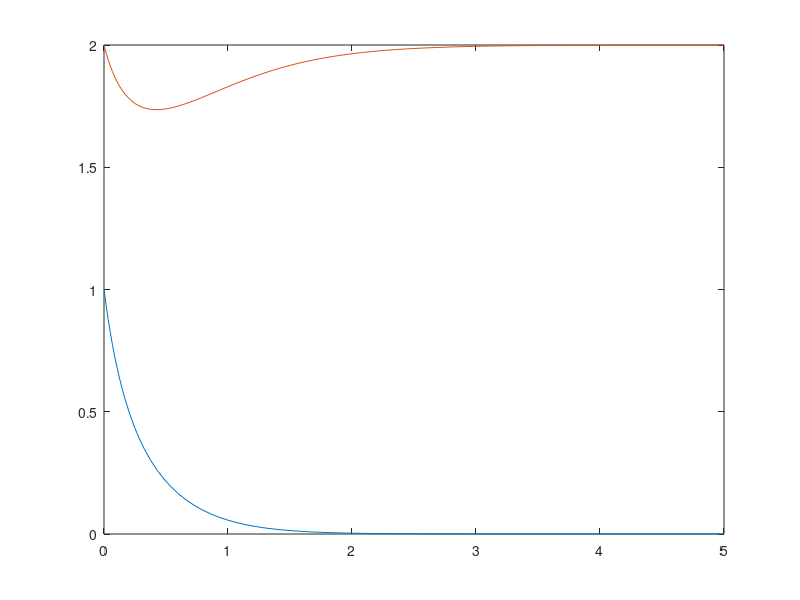

MATLAB code to generate this figure:
rc=1;
Kc=1;
lc=1;
rr=2;
Kr=2;
lr=2;

dvdt = @(t,V) [V(1)*(rc*(1-V(1)/Kc)-lr*V(2));V(2)*(rr*(1-V(2)/Kr)-lc*V(1))] ;
V0=[1;2];
tspan=[0,5];
[t,V]=ode45(dvdt,tspan,V0);
plot(t,V(:,1))
hold on
plot(t,V(:,2))

ts=1:0.01:5;
Vdata1=interp1(t,V(:,1),ts)
Vdata1=Vdata1+0.01*randn(1,length(Vdata1))
Vdata2=interp1(t,V(:,2),ts)
Vdata2=Vdata2+0.01*randn(1,length(Vdata2))